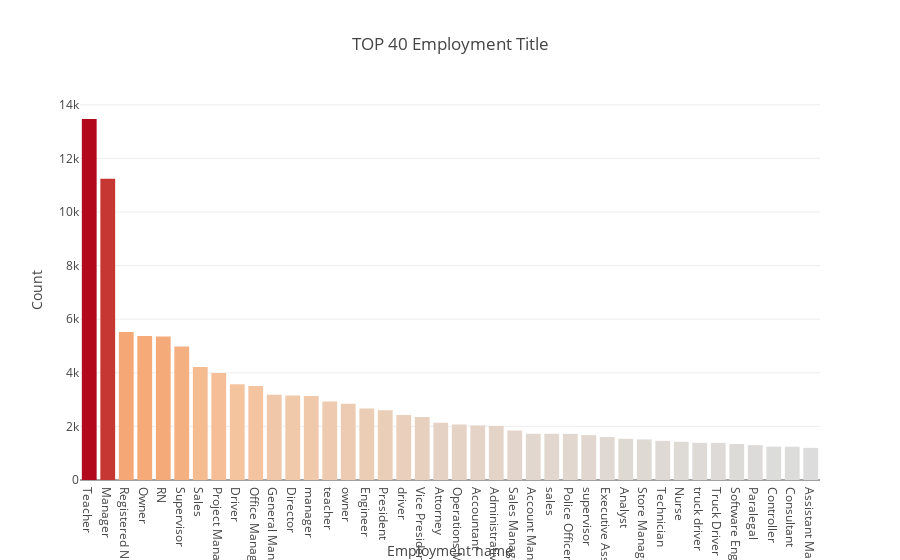

Source (notebook cell):
### Code cell
#First plot
trace0 = go.Bar(
    x = df_loan.emp_title.value_counts()[:40].index.values,
    y = df_loan.emp_title.value_counts()[:40].values,
    marker=dict(
        color=df_loan.emp_title.value_counts()[:40].values
    ),
)

data = [trace0]

layout = go.Layout(
    yaxis=dict(
        title='Count'
    ),
    xaxis=dict(
        title='Employment name'
    ),
    title='TOP 40 Employment Title'
)

fig = go.Figure(data=data, layout=layout)

py.iplot(fig, filename='emp-title-bar')

### Figure 1 — Plotly figure (JSON) as saved in the notebook; plotly's stock layout.template omitted (floating-point values rounded to 4 significant figures)
{"data": [{"marker": {"color": [13469, 11240, 5525, 5376, 5355, 4983, 4212, 3988, 3569, 3510, 3178, 3156, 3138, 2925, 2849, 2671, 2598, 2429, 2351, 2136, 2071, 2035, 2019, 1846, 1725, 1724, 1720, 1675, 1603, 1538, 1515, 1462, 1426, 1387, 1387, 1344, 1299, 1246, 1242, 1199]}, "type": "bar", "x": ["Teacher", "Manager", "Registered Nurse", "Owner", "RN", "Supervisor", "Sales", "Project Manager", "Driver", "Office Manager", "General Manager", "Director", "manager", "teacher", "owner", "Engineer", "President", "driver", "Vice President", "Attorney", "Operations Manager", "Accountant", "Administrative Assistant", "Sales Manager", "Account Manager", "sales", "Police Officer", "supervisor", "Executive Assistant", "Analyst", "Store Manager", "Technician", "Nurse", "truck driver", "Truck Driver", "Software Engineer", "Paralegal", "Controller", "Consultant", "Assistant Manager"], "y": [13469, 11240, 5525, 5376, 5355, 4983, 4212, 3988, 3569, 3510, 3178, 3156, 3138, 2925, 2849, 2671, 2598, 2429, 2351, 2136, 2071, 2035, 2019, 1846, 1725, 1724, 1720, 1675, 1603, 1538, 1515, 1462, 1426, 1387, 1387, 1344, 1299, 1246, 1242, 1199]}], "layout": {"title": "TOP 40 Employment Title", "xaxis": {"title": "Employment name"}, "yaxis": {"title": "Count"}}}
